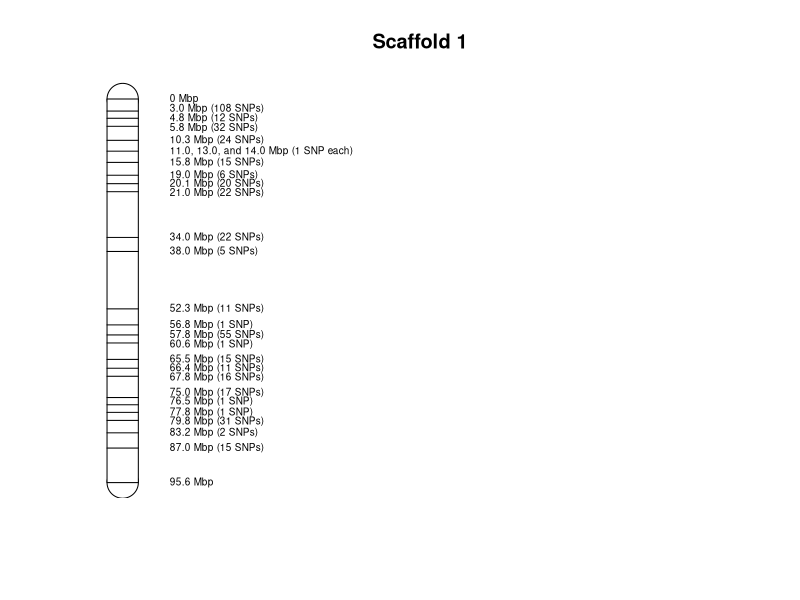

Here is the R script that generated this plot:
# 14 January 2020
# This code is for making figures representing distribution of SNPs along each scaffold in our assembly
# Only doing Scaffold_1 for now (as a test). Data came from the file 191126_full_set_main_gbs_snps_filtered_q50_dp6.csv
# Code was run on desktop with Rstudio version 1.1.456 (R version 3.6.2)
# WD: C:/Users/haasx092/Documents/wild_rice

# Load required packages
library(plotrix) # required for draw.circle

# Set boundaries for rectangle
xleft <- 0
xright <- 0.25
ybottom <- 0
ytop <- 95.6

# Create the plot
pdf("200114_sample_snp_density_on_scaffolds.pdf")
plot(1, type='n', xlim=c(0,5), ylim=c(0,96), xaxt='n', 
     yaxt='n', xlab='', ylab='', frame.plot=FALSE)
# Make ends of the chromosome round using circles
# Circles come before the actual chromosome to improve visual aesthetic
draw.circle(0.125, 95.6, radius=0.125, col="white")
draw.circle(0.125, 0, radius=0.125, col="white")
# Draw a simple representation of a chromosome using a rectangle
rect(xleft=xleft, ybottom=ybottom, xright=xright, ytop=ytop, 
     col="white", border="black", xpd="TRUE")
# Draw segments on chromosome that correspnd to the physical distance (in megabase pairs, Mbp)
segments(x0=0, x1=0.25, y0=92.6, y1=92.6)
segments(x0=0, x1=0.25, y0=90.8, y1=90.8)
segments(x0=0, x1=0.25, y0=88.8, y1=88.8)
segments(x0=0, x1=0.25, y0=85.3, y1=85.3)
segments(x0=0, x1=0.25, y0=82.6, y1=82.6)
segments(x0=0, x1=0.25, y0=79.8, y1=79.8)
segments(x0=0, x1=0.25, y0=76.6, y1=76.6)
segments(x0=0, x1=0.25, y0=74.5, y1=74.5)
segments(x0=0, x1=0.25, y0=72.5, y1=72.5)
segments(x0=0, x1=0.25, y0=61.1, y1=61.1)
segments(x0=0, x1=0.25, y0=57.6, y1=57.6)
segments(x0=0, x1=0.25, y0=43.3, y1=43.3)
segments(x0=0, x1=0.25, y0=39.3, y1=39.3)
segments(x0=0, x1=0.25, y0=36.8, y1=36.8)
segments(x0=0, x1=0.25, y0=34.8, y1=34.8)
segments(x0=0, x1=0.25, y0=30.7, y1=30.7)
segments(x0=0, x1=0.25, y0=28.5, y1=28.5)
segments(x0=0, x1=0.25, y0=26.5, y1=26.5)
segments(x0=0, x1=0.25, y0=21.2, y1=21.2)
segments(x0=0, x1=0.25, y0=19.4, y1=19.4)
segments(x0=0, x1=0.25, y0=17.5, y1=17.5)
segments(x0=0, x1=0.25, y0=15.5, y1=15.5)
segments(x0=0, x1=0.25, y0=12.4, y1=12.4)
segments(x0=0, x1=0.25, y0=8.6, y1=8.6)
# Add text on the right side of plot indicating position and # of SNPs
text(x=0.5, y=95.6, labels="0 Mbp", adj=0, cex=0.6) # Top/beginning
text(x=0.5, y=0, labels="95.6 Mbp", adj=0, cex=0.6) # Bottom/end
text(x=0.5, y=93.2, labels="3.0 Mbp (108 SNPs)", adj=0, cex=0.6)
text(x=0.5, y=90.8, labels="4.8 Mbp (12 SNPs)", adj=0, cex=0.6)
text(x=0.5, y=88.4, labels="5.8 Mbp (32 SNPs)", adj=0, cex=0.6)
text(x=0.5, y=85.3, labels="10.3 Mbp (24 SNPs)", adj=0, cex=0.6)
text(x=0.5, y=82.6, labels="11.0, 13.0, and 14.0 Mbp (1 SNP each)", adj=0, cex=0.6)
text(x=0.5, y=79.8, labels="15.8 Mbp (15 SNPs)", adj=0, cex=0.6)
text(x=0.5, y=76.6, labels="19.0 Mbp (6 SNPs)", adj=0, cex=0.6)
text(x=0.5, y=74.5, labels="20.1 Mbp (20 SNPs)", adj=0, cex=0.6)
text(x=0.5, y=72.2, labels="21.0 Mbp (22 SNPs)", adj=0, cex=0.6)
text(x=0.5, y=61.1, labels="34.0 Mbp (22 SNPs)", adj=0, cex=0.6)
text(x=0.5, y=57.6, labels="38.0 Mbp (5 SNPs)", adj=0, cex=0.6)
text(x=0.5, y=43.3, labels="52.3 Mbp (11 SNPs)", adj=0, cex=0.6)
text(x=0.5, y=39.3, labels="56.8 Mbp (1 SNP)", adj=0, cex=0.6)
text(x=0.5, y=36.8, labels="57.8 Mbp (55 SNPs)", adj=0, cex=0.6)
text(x=0.5, y=34.4, labels="60.6 Mbp (1 SNP)", adj=0, cex=0.6)
text(x=0.5, y=30.7, labels="65.5 Mbp (15 SNPs)", adj=0, cex=0.6)
text(x=0.5, y=28.5, labels="66.4 Mbp (11 SNPs)", adj=0, cex=0.6)
text(x=0.5, y=26.2, labels="67.8 Mbp (16 SNPs)", adj=0, cex=0.6)
text(x=0.5, y=22.4, labels="75.0 Mbp (17 SNPs)", adj=0, cex=0.6)
text(x=0.5, y=20.2, labels="76.5 Mbp (1 SNP)", adj=0, cex=0.6)
text(x=0.5, y=17.5, labels="77.8 Mbp (1 SNP)", adj=0, cex=0.6)
text(x=0.5, y=15.2, labels="79.8 Mbp (31 SNPs)", adj=0, cex=0.6)
text(x=0.5, y=12.4, labels="83.2 Mbp (2 SNPs)", adj=0, cex=0.6)
text(x=0.5, y=8.6, labels="87.0 Mbp (15 SNPs)", adj=0, cex=0.6)
# Add a title to the figure (scaffold name is probably best)
title("Scaffold 1")
dev.off()
